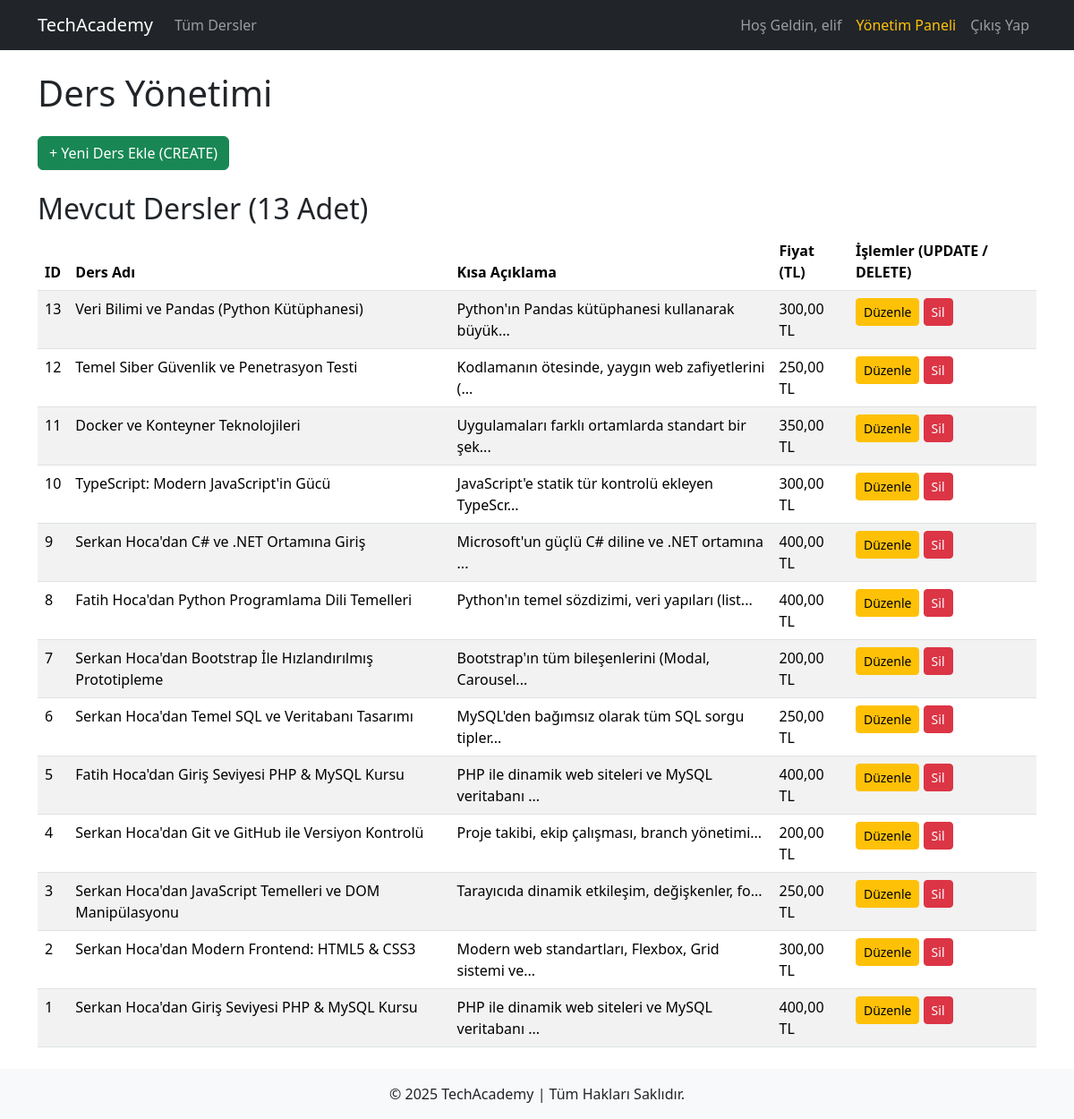
/yonetim/dersler.php (signed in), run on the app's committed database.
### tables this page shows
CREATE TABLE IF NOT EXISTS `dersler` (
  `id` int NOT NULL AUTO_INCREMENT,
  `ders_adi` varchar(255) NOT NULL,
  `kisa_aciklama` varchar(500) NOT NULL,
  `detayli_icerik` text NOT NULL,
  `fiyat` decimal(10,2) NOT NULL,
  `resim_yolu` varchar(255) NOT NULL,
  PRIMARY KEY (`id`)
);

### yonetim/dersler.php (the view, shortened to what this page needs)
<?php
require_once '../includes/header.php';
require_once '../includes/veritabani.php';
$dersler = [];
try {
    $sql = "SELECT id, ders_adi, kisa_aciklama, fiyat FROM dersler ORDER BY id DESC";
    $stmt = $db->query($sql);
    $dersler = $stmt->fetchAll(PDO::FETCH_ASSOC);
} catch (PDOException $e) {
    $hata_mesaji = "Mevcut dersler yüklenirken hata oluştu.";
}
?>
<h1 class="mb-4">Ders Yönetimi</h1>
<button class="btn btn-success mb-4" data-bs-toggle="modal" data-bs-target="#dersEkleModal">
    + Yeni Ders Ekle (CREATE)
</button>
<h2>Mevcut Dersler (<?= count($dersler) ?> Adet)</h2>
<table class="table table-striped table-hover">
    <thead>
        <tr>
            <th>ID</th>
            <th>Ders Adı</th>
            <th>Kısa Açıklama</th>
            <th>Fiyat (TL)</th>
            <th>İşlemler (UPDATE / DELETE)</th>
        </tr>
    </thead>
    <tbody>
        <?php if (count($dersler) > 0): ?>
            <?php foreach ($dersler as $ders): ?>
                <tr>
                    <td><?= htmlspecialchars($ders['id']) ?></td>
                    <td><?= htmlspecialchars($ders['ders_adi']) ?></td>
                    <td><?= htmlspecialchars(substr($ders['kisa_aciklama'], 0, 50)) ?>...</td>
                    <td><?= number_format($ders['fiyat'], 2, ',', '.') ?> TL</td>
                    <td>
                        <a href="ders_duzenle.php?id=<?= $ders['id'] ?>" class="btn btn-sm btn-warning">Düzenle</a>
                        <a href="ders_sil.php?id=<?= $ders['id'] ?>" class="btn btn-sm btn-danger" onclick="return confirm('Bu dersi silmek istediğinizden emin misiniz?')">Sil</a>
                    </td>
                </tr>
            <?php endforeach; ?>
        <?php else: ?>
            <tr>
                <td colspan="5" class="text-center text-muted">Henüz hiç ders eklenmemiştir.</td>
            </tr>
        <?php endif; ?>
    </tbody>
</table>
<?php
require_once '../includes/footer.php';
?>

### includes/header.php (shortened to what this page needs)
<!DOCTYPE html>
<html lang="tr">
<head>
    <link href="https://cdn.jsdelivr.net/npm/bootstrap@5.3.3/dist/css/bootstrap.min.css" rel="stylesheet">
</head>
<body>
<nav class="navbar navbar-expand-lg navbar-dark bg-dark">
  <div class="container">
    <a class="navbar-brand" href="index.php">TechAcademy</a>
    <div class="collapse navbar-collapse" id="navbarNav">
      <ul class="navbar-nav me-auto">
        <li class="nav-item">
          <a class="nav-link" href="dersler.php">Tüm Dersler</a>
        </li>
      </ul>
      <ul class="navbar-nav">
        <?php if (isset($_SESSION['kullanici_id'])): ?>
            <li class="nav-item">
                <a class="nav-link" href="profilim.php">Hoş Geldin, <?= htmlspecialchars(explode(' ', $_SESSION['ad_soyad'] ?? 'Kullanıcı')[0]) ?></a>
            </li>
            <?php if (isset($_SESSION['rol']) && $_SESSION['rol'] === 'admin'): ?>
                <li class="nav-item">
                    <a class="nav-link text-warning" href="yonetim/index.php">Yönetim Paneli</a>
                </li>
            <?php endif; ?>
            <li class="nav-item">
                <a class="nav-link" href="cikis.php">Çıkış Yap</a>
            </li>
        <?php endif; ?>
      </ul>
    </div>
  </div>
</nav>
<main class="container my-4">

### includes/footer.php (shortened to what this page needs)
</main>
<footer class="bg-light text-center text-lg-start mt-auto py-3">
  <div class="container">
    <div class="text-center">
      © 2025 TechAcademy | Tüm Hakları Saklıdır.
    </div>
  </div>
</footer>
</body>
</html>

### data on the page
dersler: id "13", ders_adi "Veri Bilimi ve Pandas (Python Kütüphanesi)", kisa_aciklama "Python'ın Pandas kütüphanesi kullanarak büyük", fiyat "300,00"
dersler: id "12", ders_adi "Temel Siber Güvenlik ve Penetrasyon Testi", kisa_aciklama "Kodlamanın ötesinde, yaygın web zafiyetlerini (", fiyat "250,00"
dersler: id "11", ders_adi "Docker ve Konteyner Teknolojileri", kisa_aciklama "Uygulamaları farklı ortamlarda standart bir şek", fiyat "350,00"
dersler: id "10", ders_adi "TypeScript: Modern JavaScript'in Gücü", kisa_aciklama "JavaScript'e statik tür kontrolü ekleyen TypeScr", fiyat "300,00"
dersler: id "9", ders_adi "Serkan Hoca'dan C# ve .NET Ortamına Giriş", kisa_aciklama "Microsoft'un güçlü C# diline ve .NET ortamına", fiyat "400,00"
dersler: id "8", ders_adi "Fatih Hoca'dan Python Programlama Dili Temelleri", kisa_aciklama "Python'ın temel sözdizimi, veri yapıları (list", fiyat "400,00"
dersler: id "7", ders_adi "Serkan Hoca'dan Bootstrap İle Hızlandırılmış Prototipleme", kisa_aciklama "Bootstrap'ın tüm bileşenlerini (Modal, Carousel", fiyat "200,00"
dersler: id "6", ders_adi "Serkan Hoca'dan Temel SQL ve Veritabanı Tasarımı", kisa_aciklama "MySQL'den bağımsız olarak tüm SQL sorgu tipler", fiyat "250,00"
dersler: id "5", ders_adi "Fatih Hoca'dan Giriş Seviyesi PHP & MySQL Kursu", kisa_aciklama "PHP ile dinamik web siteleri ve MySQL veritabanı", fiyat "400,00"
dersler: id "4", ders_adi "Serkan Hoca'dan Git ve GitHub ile Versiyon Kontrolü", kisa_aciklama "Proje takibi, ekip çalışması, branch yönetimi", fiyat "200,00"
dersler: id "3", ders_adi "Serkan Hoca'dan JavaScript Temelleri ve DOM Manipülasyonu", kisa_aciklama "Tarayıcıda dinamik etkileşim, değişkenler, fo", fiyat "250,00"
dersler: id "2", ders_adi "Serkan Hoca'dan Modern Frontend: HTML5 & CSS3", kisa_aciklama "Modern web standartları, Flexbox, Grid sistemi ve", fiyat "300,00"
dersler: id "1", ders_adi "Serkan Hoca'dan Giriş Seviyesi PHP & MySQL Kursu", kisa_aciklama "PHP ile dinamik web siteleri ve MySQL veritabanı", fiyat "400,00"

### other printed values
explode(' ', $_SESSION['ad_soyad'] ?? 'Kullanıcı')[0] "elif"
count($dersler) "13"
